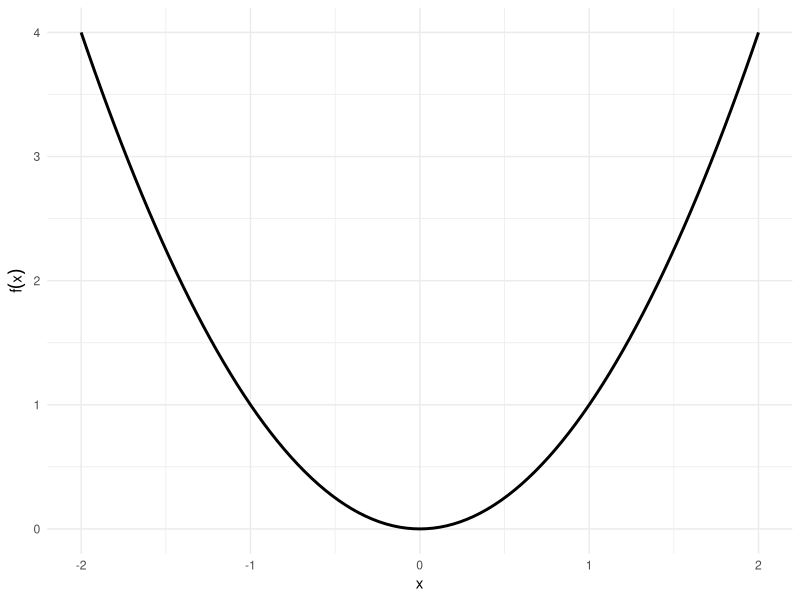
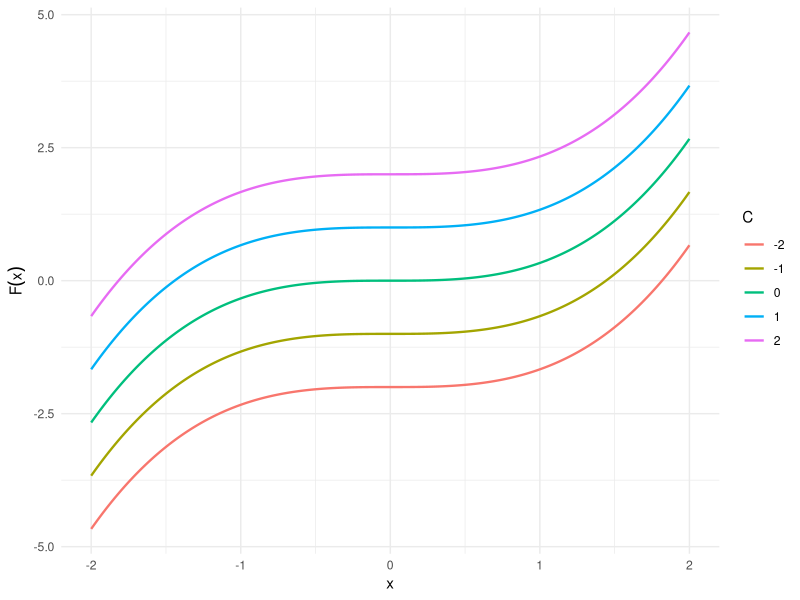
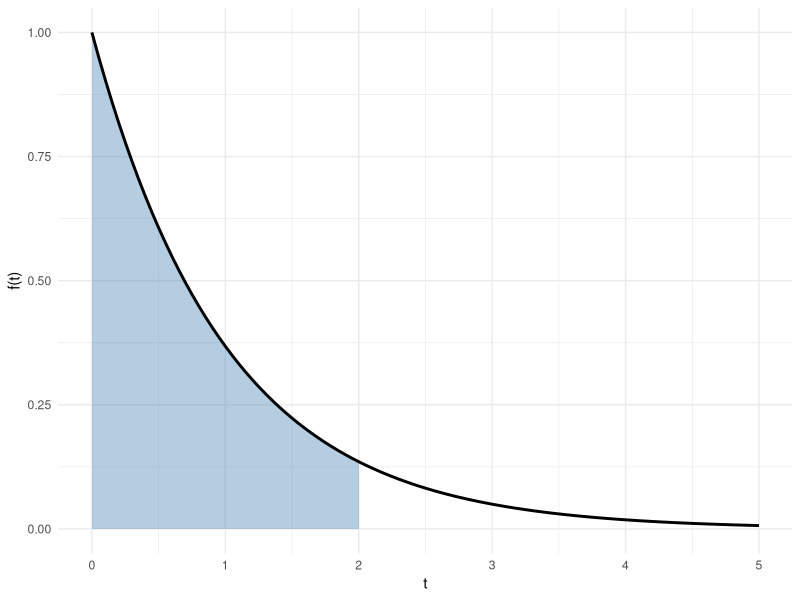
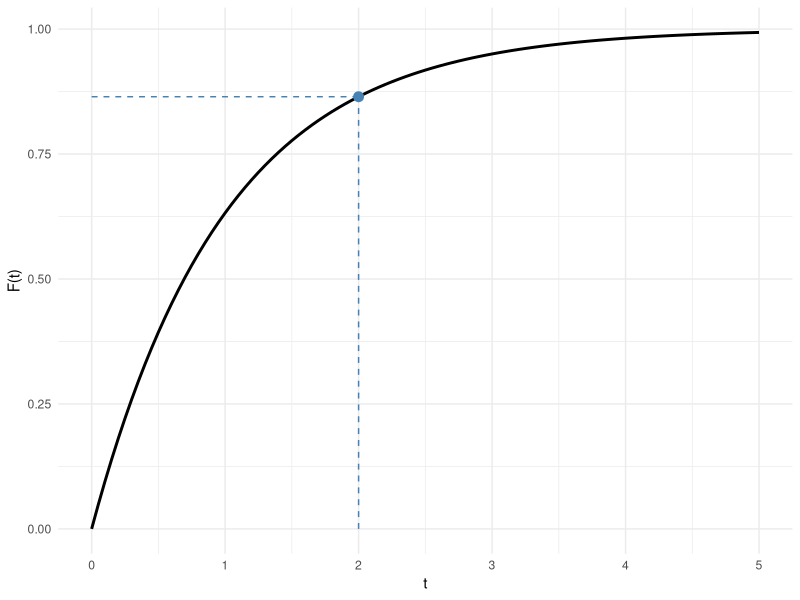

These figures' R source, in order:
## ---- chunk 1
#| code-fold: true
#| layout-ncol: 2
#| fig-subcap:
#|   - "The function $f(x) = x^2$"
#|   - "Family of antiderivatives $F(x) = x^3/3 + C$"
library(ggplot2)

ggplot() +
  geom_function(fun = \(x) x^2, xlim = c(-2, 2), linewidth = 1) +
  labs(x = "x", y = expression(f(x))) +
  theme_minimal()

C_vals <- c(-2, -1, 0, 1, 2)
x_seq <- seq(-2, 2, length.out = 200)
df <- do.call(rbind, lapply(C_vals, \(C) {
  data.frame(
    x = x_seq,
    y = x_seq^3 / 3 + C,
    C = factor(C)
  )
}))

ggplot(df, aes(x = x, y = y, color = C)) +
  geom_line(linewidth = 0.8) +
  labs(x = "x", y = expression(F(x)), color = "C") +
  theme_minimal()
## ---- chunk 2
#| code-fold: true
#| layout-ncol: 2
#| fig-subcap:
#|   - "PDF $f(t) = e^{-t}$; shaded area = $F(2) \\approx 0.865$"
#|   - "CDF $F(t) = 1 - e^{-t}$; point marks $F(2)$"
lam <- 1
t_max <- 5

ggplot() +
  geom_area(
    data = data.frame(t = seq(0, 2, length.out = 300)),
    aes(x = t, y = lam * exp(-lam * t)),
    fill = "steelblue", alpha = 0.4
  ) +
  geom_function(
    fun = \(t) lam * exp(-lam * t),
    xlim = c(0, t_max), linewidth = 1
  ) +
  labs(x = "t", y = "f(t)") +
  theme_minimal()

ggplot() +
  geom_function(
    fun = \(t) 1 - exp(-lam * t),
    xlim = c(0, t_max), linewidth = 1
  ) +
  geom_point(aes(x = 2, y = 1 - exp(-lam * 2)), size = 3, color = "steelblue") +
  geom_segment(
    aes(x = 2, xend = 2, y = 0, yend = 1 - exp(-lam * 2)),
    linetype = "dashed", color = "steelblue"
  ) +
  geom_segment(
    aes(x = 0, xend = 2, y = 1 - exp(-lam * 2), yend = 1 - exp(-lam * 2)),
    linetype = "dashed", color = "steelblue"
  ) +
  labs(x = "t", y = "F(t)") +
  theme_minimal()
